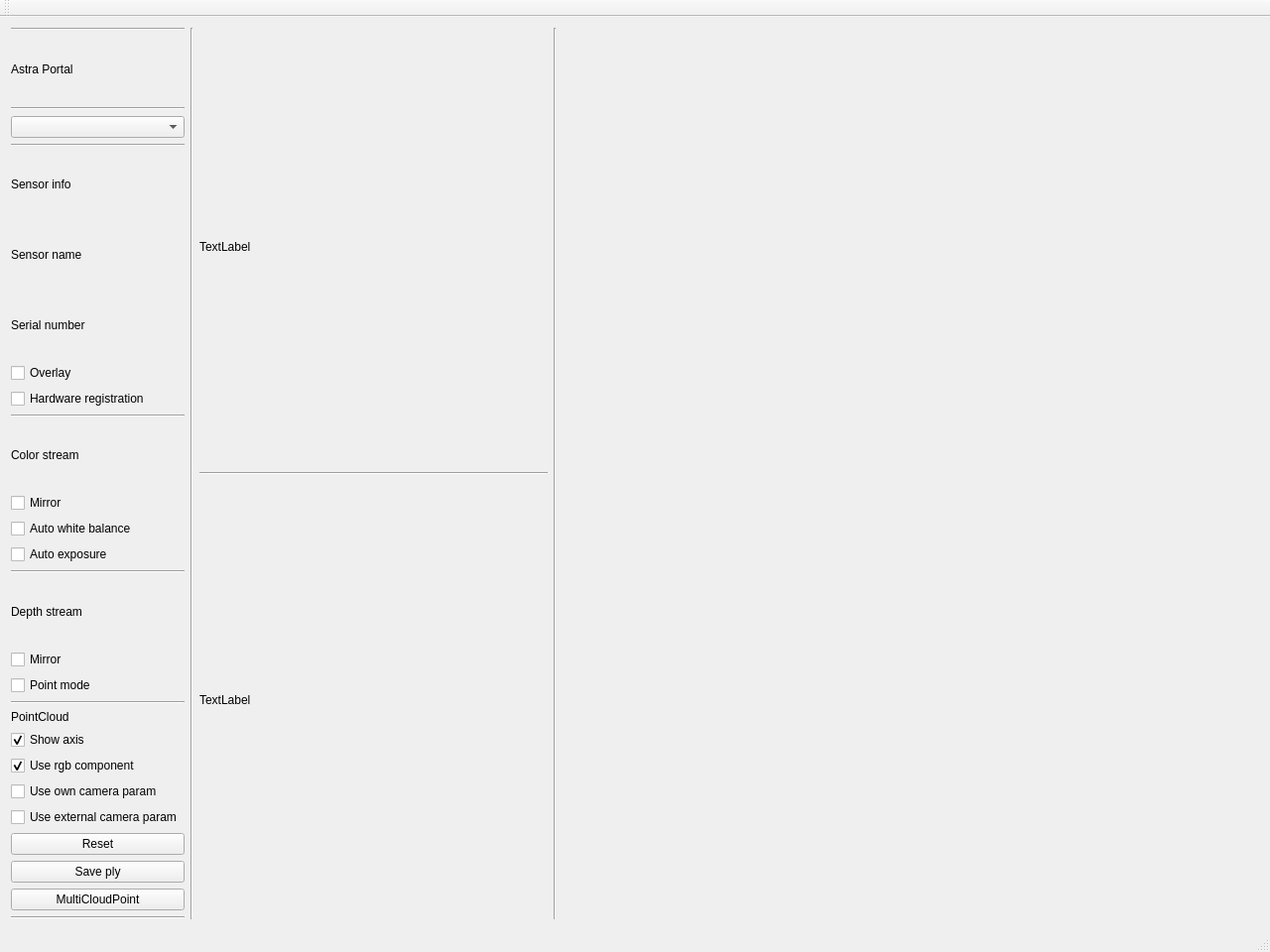
<?xml version="1.0" encoding="UTF-8"?>
<ui version="4.0">
 <class>MainWindow</class>
 <widget class="QMainWindow" name="MainWindow">
  <property name="geometry">
   <rect>
    <x>0</x>
    <y>0</y>
    <width>1280</width>
    <height>960</height>
   </rect>
  </property>
  <property name="sizePolicy">
   <sizepolicy hsizetype="Fixed" vsizetype="Fixed">
    <horstretch>0</horstretch>
    <verstretch>0</verstretch>
   </sizepolicy>
  </property>
  <property name="windowTitle">
   <string>MainWindow</string>
  </property>
  <widget class="QWidget" name="centralWidget">
   <property name="sizePolicy">
    <sizepolicy hsizetype="Fixed" vsizetype="Fixed">
     <horstretch>0</horstretch>
     <verstretch>0</verstretch>
    </sizepolicy>
   </property>
   <layout class="QVBoxLayout" name="verticalLayout_3">
    <item>
     <layout class="QHBoxLayout" name="mainLayout" stretch="1,0,2,0,4">
      <item>
       <layout class="QVBoxLayout" name="infoLayout">
        <item>
         <widget class="Line" name="line_5">
          <property name="orientation">
           <enum>Qt::Horizontal</enum>
          </property>
         </widget>
        </item>
        <item>
         <widget class="QLabel" name="softNameLabel">
          <property name="text">
           <string>Astra Portal</string>
          </property>
          <property name="textFormat">
           <enum>Qt::AutoText</enum>
          </property>
         </widget>
        </item>
        <item>
         <widget class="Line" name="line_3">
          <property name="orientation">
           <enum>Qt::Horizontal</enum>
          </property>
         </widget>
        </item>
        <item>
         <widget class="QComboBox" name="comboBox"/>
        </item>
        <item>
         <widget class="Line" name="line_2">
          <property name="orientation">
           <enum>Qt::Horizontal</enum>
          </property>
         </widget>
        </item>
        <item>
         <widget class="QLabel" name="sensorInfoLabel">
          <property name="text">
           <string>Sensor info</string>
          </property>
         </widget>
        </item>
        <item>
         <widget class="QLabel" name="sensorNameLabel">
          <property name="text">
           <string>Sensor name</string>
          </property>
         </widget>
        </item>
        <item>
         <widget class="QLabel" name="serialLabel">
          <property name="text">
           <string>Serial number</string>
          </property>
         </widget>
        </item>
        <item>
         <widget class="QCheckBox" name="overlayCheckBox">
          <property name="text">
           <string>Overlay</string>
          </property>
         </widget>
        </item>
        <item>
         <widget class="QCheckBox" name="registrationCheckBox">
          <property name="text">
           <string>Hardware registration</string>
          </property>
         </widget>
        </item>
        <item>
         <widget class="Line" name="line">
          <property name="orientation">
           <enum>Qt::Horizontal</enum>
          </property>
         </widget>
        </item>
        <item>
         <widget class="QLabel" name="colorInfoLabel">
          <property name="text">
           <string>Color stream</string>
          </property>
         </widget>
        </item>
        <item>
         <widget class="QCheckBox" name="colorMirrorCheckBox">
          <property name="text">
           <string>Mirror</string>
          </property>
         </widget>
        </item>
        <item>
         <widget class="QCheckBox" name="awbCheckBox">
          <property name="text">
           <string>Auto white balance</string>
          </property>
         </widget>
        </item>
        <item>
         <widget class="QCheckBox" name="aeCheckBox">
          <property name="text">
           <string>Auto exposure</string>
          </property>
         </widget>
        </item>
        <item>
         <widget class="Line" name="line_7">
          <property name="orientation">
           <enum>Qt::Horizontal</enum>
          </property>
         </widget>
        </item>
        <item>
         <widget class="QLabel" name="depthInfoLabel">
          <property name="text">
           <string>Depth stream</string>
          </property>
         </widget>
        </item>
        <item>
         <widget class="QCheckBox" name="depthMirrorCheckBox">
          <property name="text">
           <string>Mirror</string>
          </property>
         </widget>
        </item>
        <item>
         <widget class="QCheckBox" name="pointerModeCheckBox">
          <property name="text">
           <string>Point mode</string>
          </property>
         </widget>
        </item>
        <item>
         <widget class="Line" name="line_6">
          <property name="orientation">
           <enum>Qt::Horizontal</enum>
          </property>
         </widget>
        </item>
        <item>
         <layout class="QVBoxLayout" name="verticalLayout">
          <item>
           <widget class="QLabel" name="pointcloudInfoLabel">
            <property name="text">
             <string>PointCloud</string>
            </property>
           </widget>
          </item>
          <item>
           <widget class="QCheckBox" name="showAxisCheckBox">
            <property name="text">
             <string>Show axis</string>
            </property>
            <property name="checked">
             <bool>true</bool>
            </property>
           </widget>
          </item>
          <item>
           <widget class="QCheckBox" name="useRgbCheckBox">
            <property name="text">
             <string>Use rgb component</string>
            </property>
            <property name="checked">
             <bool>true</bool>
            </property>
           </widget>
          </item>
          <item>
           <widget class="QCheckBox" name="useOwnParamCheckBox">
            <property name="text">
             <string>Use own camera param</string>
            </property>
           </widget>
          </item>
          <item>
           <widget class="QCheckBox" name="useExternalParamCheckBox">
            <property name="text">
             <string>Use external camera param</string>
            </property>
           </widget>
          </item>
          <item>
           <widget class="QPushButton" name="resetButton">
            <property name="text">
             <string>Reset</string>
            </property>
           </widget>
          </item>
          <item>
           <widget class="QPushButton" name="savePlyButton">
            <property name="text">
             <string>Save ply</string>
            </property>
           </widget>
          </item>
          <item>
           <widget class="QPushButton" name="multiPointcloudButton">
            <property name="text">
             <string>MultiCloudPoint</string>
            </property>
           </widget>
          </item>
         </layout>
        </item>
        <item>
         <widget class="Line" name="line_4">
          <property name="orientation">
           <enum>Qt::Horizontal</enum>
          </property>
         </widget>
        </item>
       </layout>
      </item>
      <item>
       <widget class="Line" name="layoutSplitLine1">
        <property name="orientation">
         <enum>Qt::Vertical</enum>
        </property>
       </widget>
      </item>
      <item>
       <layout class="QVBoxLayout" name="imageLayout" stretch="0,0,0">
        <item>
         <widget class="QLabel" name="colorLabel">
          <property name="sizePolicy">
           <sizepolicy hsizetype="Preferred" vsizetype="Preferred">
            <horstretch>1</horstretch>
            <verstretch>0</verstretch>
           </sizepolicy>
          </property>
          <property name="text">
           <string>TextLabel</string>
          </property>
         </widget>
        </item>
        <item>
         <widget class="Line" name="imageSplitLine">
          <property name="orientation">
           <enum>Qt::Horizontal</enum>
          </property>
         </widget>
        </item>
        <item>
         <widget class="DepthLabel" name="depthLabel">
          <property name="sizePolicy">
           <sizepolicy hsizetype="Preferred" vsizetype="Preferred">
            <horstretch>0</horstretch>
            <verstretch>0</verstretch>
           </sizepolicy>
          </property>
          <property name="text">
           <string>TextLabel</string>
          </property>
         </widget>
        </item>
       </layout>
      </item>
      <item>
       <widget class="Line" name="layoutSplitLine2">
        <property name="orientation">
         <enum>Qt::Vertical</enum>
        </property>
       </widget>
      </item>
      <item>
       <widget class="PointcloudGLWidget" name="pointCloudGLWidget" native="true">
        <property name="sizePolicy">
         <sizepolicy hsizetype="Preferred" vsizetype="Preferred">
          <horstretch>0</horstretch>
          <verstretch>0</verstretch>
         </sizepolicy>
        </property>
       </widget>
      </item>
     </layout>
    </item>
   </layout>
  </widget>
  <widget class="QMenuBar" name="menuBar">
   <property name="geometry">
    <rect>
     <x>0</x>
     <y>0</y>
     <width>1280</width>
     <height>26</height>
    </rect>
   </property>
  </widget>
  <widget class="QToolBar" name="mainToolBar">
   <attribute name="toolBarArea">
    <enum>TopToolBarArea</enum>
   </attribute>
   <attribute name="toolBarBreak">
    <bool>false</bool>
   </attribute>
  </widget>
  <widget class="QStatusBar" name="statusBar"/>
  <action name="actionOpen">
   <property name="text">
    <string>Open</string>
   </property>
  </action>
  <action name="actionClose">
   <property name="text">
    <string>Quit</string>
   </property>
  </action>
 </widget>
 <layoutdefault spacing="6" margin="11"/>
 <customwidgets>
  <customwidget>
   <class>PointcloudGLWidget</class>
   <extends>QWidget</extends>
   <header>orbbec_pointcloud_gl_widget.h</header>
  </customwidget>
  <customwidget>
   <class>DepthLabel</class>
   <extends>QLabel</extends>
   <header location="global">orbbec_depth_label.h</header>
  </customwidget>
 </customwidgets>
 <resources/>
 <connections/>
</ui>
